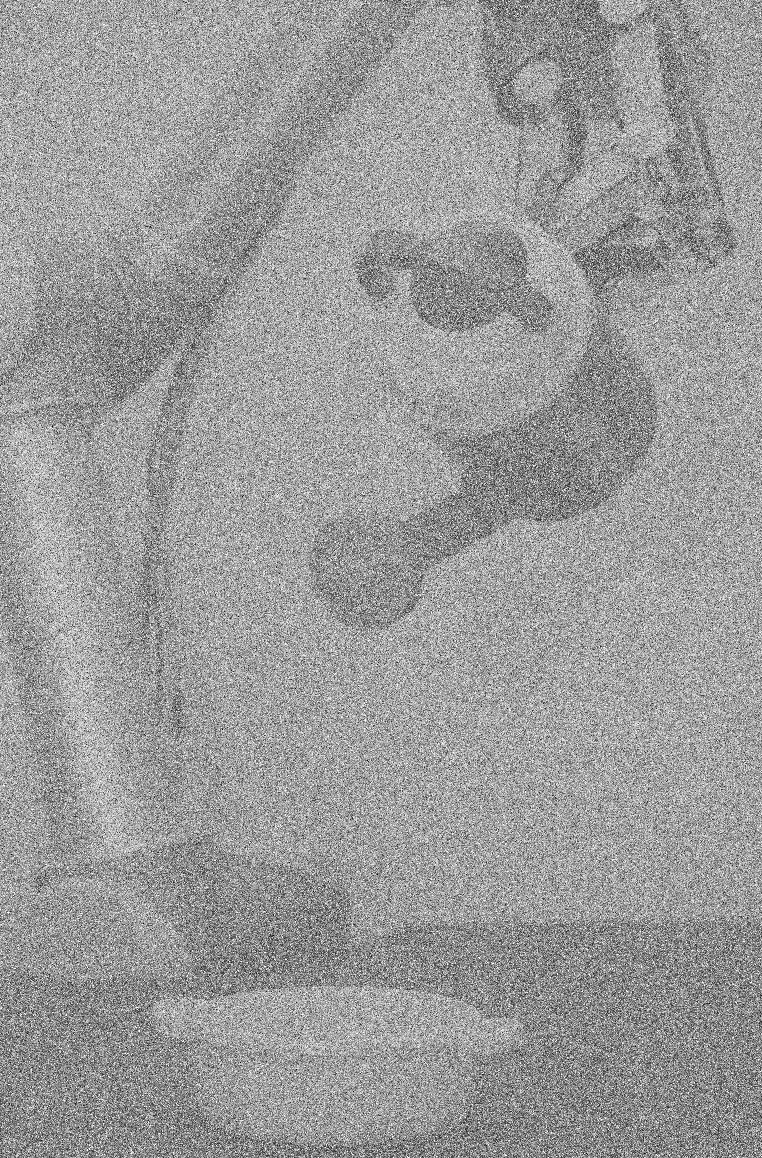
//> input picture C++ code_Rovi_project/images/Image2.png, 1524 x 2316 px (shown at 1/2 size)
$ ./mini_project ../images/Image1.png ./../../images/Image1.png ./../../images/Image2.png ../images/Image2.png ../images/Image2.png ../images/Image2.png ../images/Image2.png   (built with g++ and OpenCV 4)
//> lines starting //> are read from the running program, lines starting //| are printed output that depends on the picture; after the words box and inside, x2 and y2 are one past the last pixel; in counts of white or black regions, pixels touching at a corner belong together
### C++ code_Rovi_project/src/functions.cpp
#include "opencv2/imgproc/imgproc.hpp"
#include "opencv2/core/utility.hpp"
#include "opencv2/imgproc.hpp"
#include "opencv2/imgcodecs.hpp"
#include <opencv2/highgui.hpp>

#include <iostream>

using namespace cv;
Mat drawHist(Mat& img)
{
    if (img.type() != CV_8UC1)
    {
       img.convertTo(img, CV_8UC1,255);
       std::cout << "image not CV_8UC1 but converted too CV_8UC1 " << std::endl;
    }

    //assert(img.type() == CV_8UC1);
    Mat hist;
    calcHist(
        std::vector<Mat>{img(Rect(0,0,200,200))},
        {0}, // channels
        noArray(), // mask
        hist, // output histogram
        {256}, // histogram sizes (number of bins) in each dimension
        {0, 256} // pairs of bin lower (incl.) and upper (excl.) boundaries in each dimension
    );
    int bins = hist.rows;
    // making a image with the dimentions of the histogramed picture
    // Then normalizing the hist values so that the values are between 0 and 255
    // Then drawing on the image
    int enhanceHist = 2; // used too make the image bigger whichis nice for us
    int enhancedBins = bins*enhanceHist;
    //int bin_w = cvRound( (double) hist_w/histSize[0] );
    Mat histImage(enhancedBins, enhancedBins, CV_8UC1, Scalar(0) );

    normalize(hist, hist, 0, histImage.rows, NORM_MINMAX, -1, Mat() );
    for( int i = 0; i < 256; i++ )
    {
        rectangle(histImage, Rect(i*enhanceHist, enhancedBins-hist.at<float>(i),enhanceHist,enhancedBins), Scalar(255), -1,0,0);
        //line( histImage, Point( bin_w*(i-1), hist_h - cvRound(hist.at<float>(i-1)) ) ,Point( bin_w*(i), hist_h - cvRound(hist.at<float>(i)) ), Scalar( 255));
    }
    return histImage;
}

void dftshift(Mat& mag)
{
    int cx = mag.cols / 2;
    int cy = mag.rows / 2;

    Mat tmp;
    Mat q0(mag, Rect(0, 0, cx, cy));
    Mat q1(mag, Rect(cx, 0, cx, cy));
    Mat q2(mag, Rect(0, cy, cx, cy));
    Mat q3(mag, Rect(cx, cy, cx, cy));

    q0.copyTo(tmp);
    q3.copyTo(q0);
    tmp.copyTo(q3);

    q1.copyTo(tmp);
    q2.copyTo(q1);
    tmp.copyTo(q2);
}

Mat drawMag(Mat& img)
{

    //assert(img.type() == CV_8UC1);
    Mat padded;
    int opt_rows = getOptimalDFTSize(img.rows*2-1);
    int opt_cols = getOptimalDFTSize(img.cols*2-1);
    // On the border add zero values
    copyMakeBorder(img, padded,0, opt_rows - img.rows, 0 , opt_cols - img.cols, BORDER_CONSTANT, Scalar::all(0));

    // Make place for both the real and complex values by merging planes into a
    // Mat with 2 channels.
    // Use float element type because frequency domain ranges are large.
    Mat planes[] = {
        Mat_<float>(padded),
        Mat_<float>::zeros(padded.size())
    };
    Mat complex;
    // Add to the expanded another plane with zeroes
    merge(planes,2, complex);
    // this way the result may fit in the source matrix

    // Compute DFT
    dft(complex, complex);
    // Split real and complex planes
    split(complex, planes);
    // Compute the magnitude and phase
    Mat mag;
    magnitude(planes[0], planes[1], mag);// planes[0] = magnitude

    dftshift(mag);
    mag += Scalar::all(1);
    log(mag, mag);

    // Transform the matrix with float values into a viewable image form (float
    // values between 0 and 1) and show the result.
    normalize(mag, mag, 0, 1, NORM_MINMAX);
    return mag;
}

Mat filterMag(Mat& img, Mat& inputFilter)
{
    Mat filter = inputFilter.clone();
    Mat padded;
    int opt_rows = getOptimalDFTSize(img.rows*2 - 1);
    int opt_cols = getOptimalDFTSize(img.cols*2 - 1);
    copyMakeBorder(img, padded, 0, opt_rows - img.rows, 0, opt_cols - img.cols,
                       BORDER_CONSTANT, Scalar::all(0));

    // Make place for both the real and complex values by merging planes into a
    // Mat with 2 channels.
    // Use float element type because frequency domain ranges are large.
    Mat planes[] = {
        Mat_<float>(padded),
        Mat_<float>::zeros(padded.size())
    };
    Mat complex;
    merge(planes, 2, complex);

    // Compute DFT of image
    dft(complex, complex);

    // Shift quadrants to center
    dftshift(complex);
    // Multiply Fourier image with filter
    mulSpectrums(complex, filter, complex, 0);


    // Shift back
    dftshift(complex);

    // Compute inverse DFT
    Mat filtered;
    idft(complex, filtered, (DFT_SCALE | DFT_REAL_OUTPUT));

    // Crop image (remove padded borders)
    filtered = Mat(filtered, Rect(Point(0, 0), img.size()));

    normalize(filtered, filtered, 0, 1, cv::NORM_MINMAX);
    return filtered;
}

// [54 lines left out: functions returnFilterMagPhase, aplhaTrim, alphaTrimFilter, invert_image, not called in this run]

### C++ code_Rovi_project/src/mini_project.cpp
/*
   RoVi1
   Example application to load and display an image.


   Version: $$version$$
 */
#include "opencv2/imgproc/imgproc.hpp"
#include "opencv2/core/utility.hpp"
#include "opencv2/imgproc.hpp"
#include "opencv2/imgcodecs.hpp"
#include <opencv2/highgui.hpp>

#include "functions.cpp"
#include <iostream>

using namespace cv;
void displayHistMag( std::string name, Mat img);
Mat butter_lowpass(float d0, int n, Size size);
int main(int argc, char* argv[])
{

    CommandLineParser parser(argc, argv,
                                 // name    | default value                      | help message
                                 "{help     |                                    | print this message}"
                                 "{@imageO  | ./../../images/ImageOrig.png       | image path}"
                                 "{@image1  | ./../../images/Image1.png          | image path}"
                                 "{@image2  | ./../../images/Image2.png          | image path}"
                                 "{@image3  | ./../../images/Image3.png          | image path}"
                                 "{@image41 | ./../../images/Image4_1.png        | image path}"
                                 "{@image42 | ./../../images/Image4_2.png        | image path}"
                                 "{@image5  | ./../../images/Image5_optional.png | image path}"
                                 );

    if (parser.has("help")) {
            parser.printMessage();
            return 0;
    }

    // Load image file
    std::string name = "@image42";
    std::string filepath = parser.get<std::string>(name);
    Mat img = imread(filepath);
//> img is the input picture: 2316 rows x 1524 cols, CV_8UC3; min 0, max 255, mean 154.7


    // Check that the image file was actually loaded
    if (img.empty()) {
            std::cout << "Input image not found at '" << filepath << "'\n";
            return 1;
    }
    cvtColor(img, img, COLOR_BGR2GRAY);
//> img: 2316 rows x 1524 cols, CV_8UC1

    int opt_rows = getOptimalDFTSize(img.rows*2-1);
//> opt_rows = 4800
    int opt_cols = getOptimalDFTSize(img.cols*2-1);
//> opt_cols = 3072
    Size size(opt_cols,opt_rows);
//> size = Size(3072, 4800)
    Mat out,filter;

    Mat_<Vec2f> BandPassFilter(size);
    int x,y,radius,radiusW,order,ik,jk;
    x = size.width/2;
//> x = 1536
    y = size.height/2;
//> y = 2400
    radius = 900;
    radiusW = 800;
    order = 40;
    ik = 0;
    jk = 0;
    Point2f c = Point2f(Size(x,y));
//> c = Point(1536, 2400)

    for(int i = 0; i < size.height; i++)
    {
        for(int j = 0; j < size.width; j++)
        {
            float dk = std::sqrt((i - c.y-ik)*(i - c.y-ik)+(j - c.x-jk)*(j - c.x-jk));
            float dnk = std::sqrt((i - c.y+ik)*(i - c.y+ik)+(j - c.x+jk)*(j - c.x+jk));

            if (std::abs(dk) < 1.e-8f) // Avoid division by zero
                BandPassFilter(i, j)[0] = 0;
            else
            {
                BandPassFilter(i, j)[0] = (1 / (1 + std::pow(radius/dk, order))) * (1 / (1 + std::pow(radius/dnk, order)));

                BandPassFilter(i, j)[0] += 1-(1 / ((1 + std::pow(radiusW/dk, order))) * (1 / (1 + std::pow(radiusW/dnk, order))));
            }
            BandPassFilter(i, j)[1] = 0;
        }
    }
    filter = BandPassFilter.clone();

    Mat filter_planes[2];
    split(filter, filter_planes); // We can only display the real part
    normalize(filter_planes[0], filter_planes[0], 0, 1, cv::NORM_MINMAX);
    namedWindow("Filter", WINDOW_NORMAL);
    resizeWindow("Filter", img.cols*0.3, img.rows*0.3);

    imshow("Filter", filter_planes[0]);//filter_planes[0]);
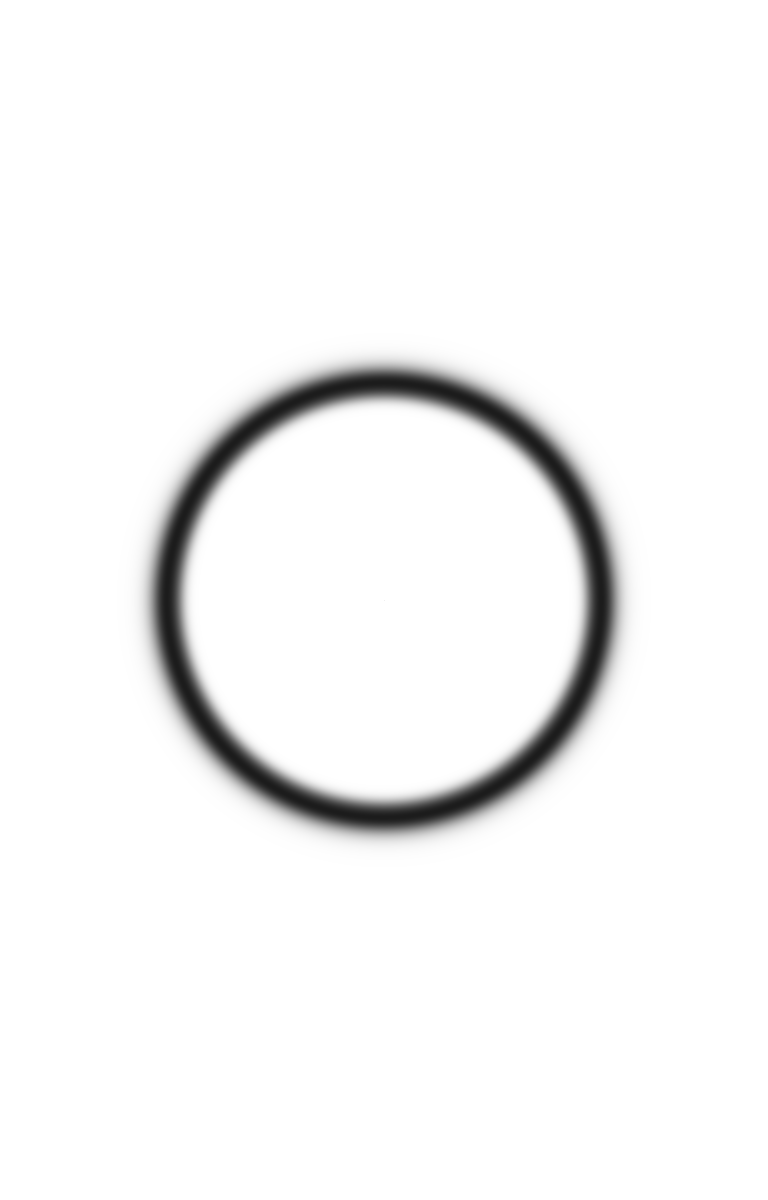
//> window 'Filter': 4800 rows x 3072 cols, CV_8UC1 (shown at 1/4 size); min 0, max 255, mean 245.3


    out = filterMag(img,filter);
//> in filterMag, `copyMakeBorder(img, padded, 0, opt_rows - img.rows, 0, opt_cols - img...`:
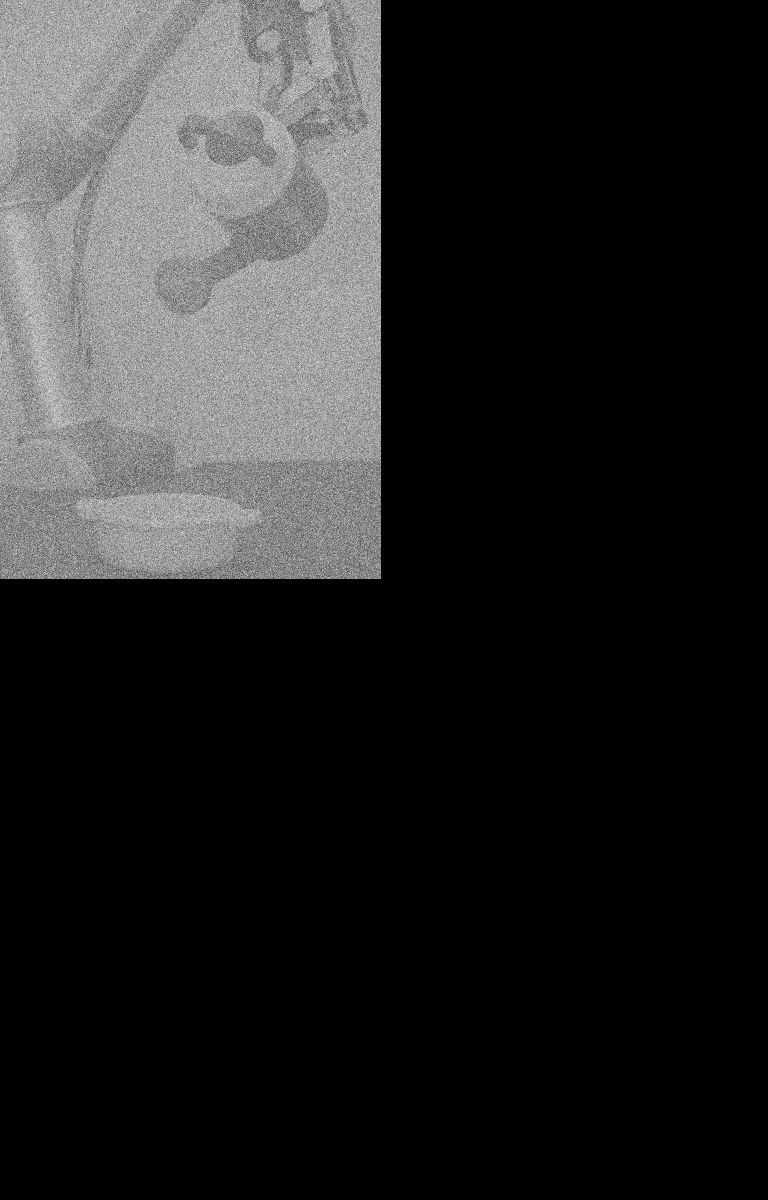
//> padded: 4800 rows x 3072 cols, CV_8UC1 (shown at 1/4 size); min 0, max 255, mean 37
//> in filterMag, `Mat planes[] = { Mat_<float>(padded), Mat_<float>::zeros(padded.size()..`: planes[1]: 4800 rows x 3072 cols, CV_32FC1; every value is 0

    displayHistMag(name, img);
//> in drawHist, `calcHist( std::vector<Mat>{img(Rect(0,0,200,200))}, {0}, noArray(), hi..`: hist = 256 values, max 11945 at index 255, min 0 at index 1, mean 156.2
//> in drawHist, `normalize(hist, hist, 0, histImage.rows, NORM_MINMAX, -1, Mat() );`: hist = 256 values, max 512 at index 255, min 0 at index 1, mean 6.7
//> after the loop in drawHist, `for( int i = 0; i < 256; i++ )`:
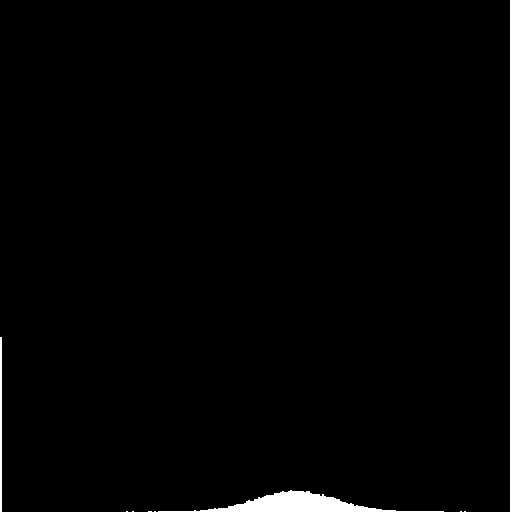
//> histImage: 512 rows x 512 cols, CV_8UC1; 1.4% white; 9 white regions (6 under 20 px), largest, box (x1, y1, x2, y2) and area: (158, 490, 444, 512) 2220, (510, 0, 512, 512) 1024, (0, 337, 2, 512) 350
//> in drawMag, `normalize(mag, mag, 0, 1, NORM_MINMAX);`:
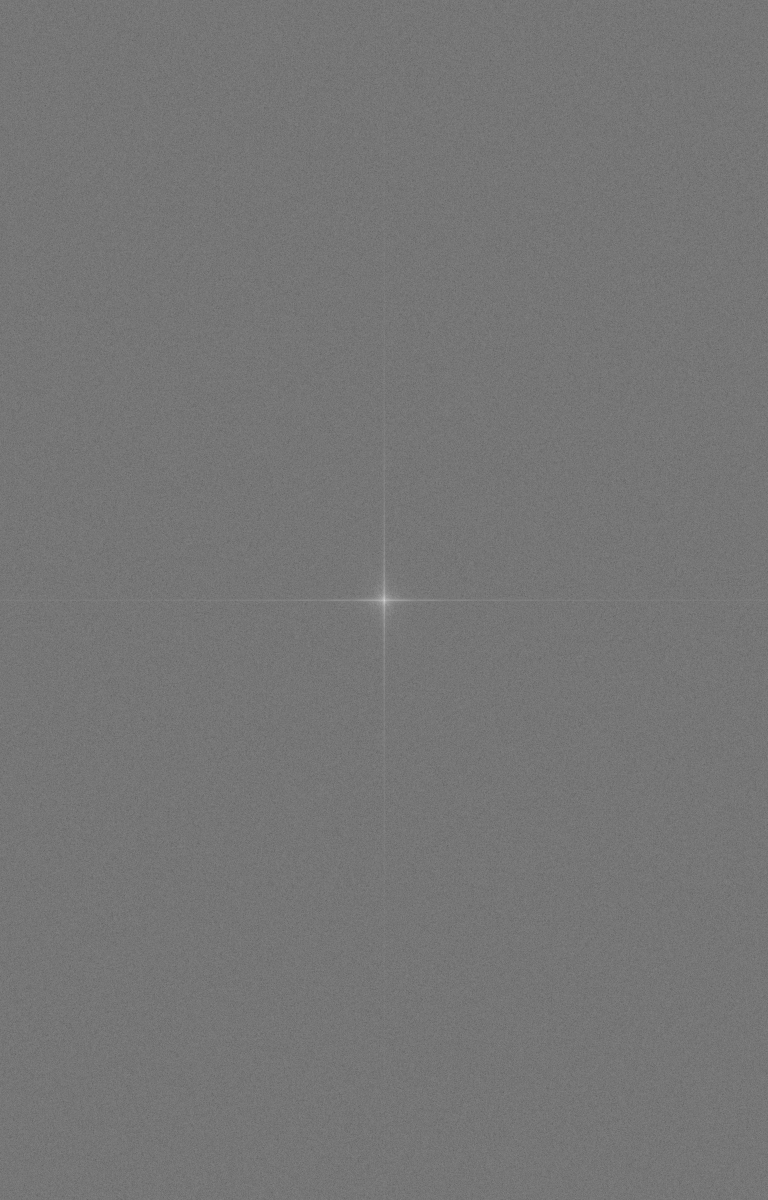
//> mag: 4800 rows x 3072 cols, CV_32FC1 (shown at 1/4 size); min 0, max 1, mean 0.464
    displayHistMag(name+ "output", out);
//> in drawHist (call 2), `calcHist( std::vector<Mat>{img(Rect(0,0,200,200))}, {0}, noArray(), hi..`: hist = 256 values, max 627 at index 214, min 0 at index 0, mean 156.2
//> in drawHist (call 2), `normalize(hist, hist, 0, histImage.rows, NORM_MINMAX, -1, Mat() );`: hist = 256 values, max 512 at index 214, min 0 at index 0, mean 127.6
//> after the loop in drawHist (call 2), `for( int i = 0; i < 256; i++ )`:
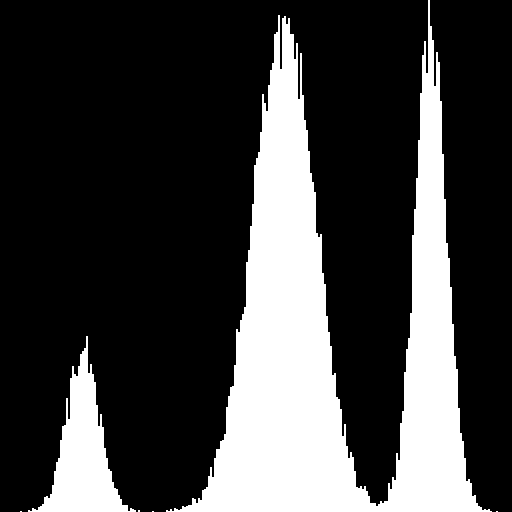
//> histImage: 512 rows x 512 cols, CV_8UC1; 25% white; 6 white regions (4 under 20 px), largest, box (x1, y1, x2, y2) and area: (166, 0, 492, 512) 58836, (28, 336, 136, 512) 6696
    while (waitKey() != 27) // esc key
//> the Esc key is pressed
            ; // (do nothing)
    std::cout << "End of program" << std::endl;
    return 0;
}

void displayHistMag( std::string name, Mat img)
{
    Mat histimg, magimg;
    histimg = drawHist(img);
    magimg = drawMag(img);
    magimg.convertTo(magimg,CV_8U,255);
    imwrite(name+"Magnitude"+".png", magimg);
    imwrite(name+"Histogram"+".png", histimg);
    namedWindow(name, WINDOW_NORMAL);
    resizeWindow(name, img.cols*0.3, img.rows*0.3);
    imshow(name, img);
    imshow(name+" Histogram", histimg);

    namedWindow(name+" Magnitude", WINDOW_NORMAL);
    resizeWindow(name+" Magnitude", img.cols*0.3, img.rows*0.3);
    imshow(name+" Magnitude", magimg);

}

 // [16 lines of commented-out code are left out]
